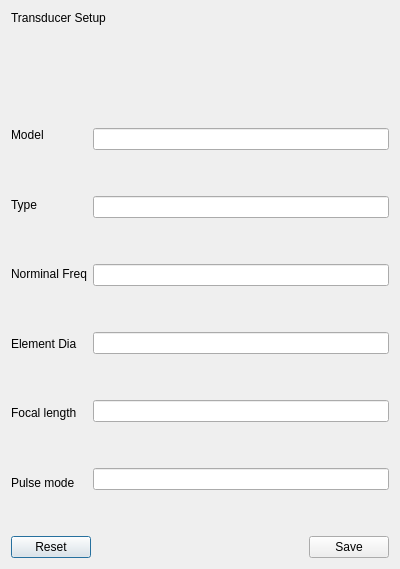
<?xml version="1.0" encoding="UTF-8"?>
<ui version="4.0">
 <class>TransducerSetupDialog</class>
 <widget class="QDialog" name="TransducerSetupDialog">
  <property name="geometry">
   <rect>
    <x>0</x>
    <y>0</y>
    <width>400</width>
    <height>569</height>
   </rect>
  </property>
  <property name="windowTitle">
   <string>Dialog</string>
  </property>
  <layout class="QGridLayout" name="gridLayout">
   <item row="1" column="0">
    <layout class="QVBoxLayout" name="verticalLayout_4">
     <item>
      <widget class="QLabel" name="transducerSetupLabel">
       <property name="text">
        <string>Transducer Setup</string>
       </property>
      </widget>
     </item>
     <item>
      <spacer name="verticalSpacer_12">
       <property name="orientation">
        <enum>Qt::Vertical</enum>
       </property>
       <property name="sizeHint" stdset="0">
        <size>
         <width>20</width>
         <height>40</height>
        </size>
       </property>
      </spacer>
     </item>
     <item>
      <layout class="QVBoxLayout" name="verticalLayout_3">
       <item>
        <layout class="QHBoxLayout" name="horizontalLayout">
         <item>
          <layout class="QVBoxLayout" name="verticalLayout">
           <item>
            <widget class="QLabel" name="modelLabel">
             <property name="text">
              <string>Model</string>
             </property>
            </widget>
           </item>
           <item>
            <spacer name="verticalSpacer">
             <property name="orientation">
              <enum>Qt::Vertical</enum>
             </property>
             <property name="sizeHint" stdset="0">
              <size>
               <width>20</width>
               <height>40</height>
              </size>
             </property>
            </spacer>
           </item>
           <item>
            <widget class="QLabel" name="typeLabel">
             <property name="text">
              <string>Type</string>
             </property>
            </widget>
           </item>
           <item>
            <spacer name="verticalSpacer_2">
             <property name="orientation">
              <enum>Qt::Vertical</enum>
             </property>
             <property name="sizeHint" stdset="0">
              <size>
               <width>20</width>
               <height>40</height>
              </size>
             </property>
            </spacer>
           </item>
           <item>
            <widget class="QLabel" name="nominalFreqLabel">
             <property name="text">
              <string>Norminal Freq</string>
             </property>
            </widget>
           </item>
           <item>
            <spacer name="verticalSpacer_3">
             <property name="orientation">
              <enum>Qt::Vertical</enum>
             </property>
             <property name="sizeHint" stdset="0">
              <size>
               <width>20</width>
               <height>40</height>
              </size>
             </property>
            </spacer>
           </item>
           <item>
            <widget class="QLabel" name="elementDiaLabel">
             <property name="text">
              <string>Element Dia</string>
             </property>
            </widget>
           </item>
           <item>
            <spacer name="verticalSpacer_4">
             <property name="orientation">
              <enum>Qt::Vertical</enum>
             </property>
             <property name="sizeHint" stdset="0">
              <size>
               <width>20</width>
               <height>40</height>
              </size>
             </property>
            </spacer>
           </item>
           <item>
            <widget class="QLabel" name="focalLengthLabel">
             <property name="text">
              <string>Focal length</string>
             </property>
            </widget>
           </item>
           <item>
            <spacer name="verticalSpacer_5">
             <property name="orientation">
              <enum>Qt::Vertical</enum>
             </property>
             <property name="sizeHint" stdset="0">
              <size>
               <width>20</width>
               <height>40</height>
              </size>
             </property>
            </spacer>
           </item>
           <item>
            <widget class="QLabel" name="pulseModeLabel">
             <property name="text">
              <string>Pulse mode</string>
             </property>
            </widget>
           </item>
          </layout>
         </item>
         <item>
          <layout class="QVBoxLayout" name="verticalLayout_2">
           <item>
            <widget class="QLineEdit" name="modelEdit"/>
           </item>
           <item>
            <spacer name="verticalSpacer_6">
             <property name="orientation">
              <enum>Qt::Vertical</enum>
             </property>
             <property name="sizeHint" stdset="0">
              <size>
               <width>20</width>
               <height>40</height>
              </size>
             </property>
            </spacer>
           </item>
           <item>
            <widget class="QLineEdit" name="typeEdit"/>
           </item>
           <item>
            <spacer name="verticalSpacer_7">
             <property name="orientation">
              <enum>Qt::Vertical</enum>
             </property>
             <property name="sizeHint" stdset="0">
              <size>
               <width>20</width>
               <height>40</height>
              </size>
             </property>
            </spacer>
           </item>
           <item>
            <widget class="QLineEdit" name="nominalFreqEdit"/>
           </item>
           <item>
            <spacer name="verticalSpacer_8">
             <property name="orientation">
              <enum>Qt::Vertical</enum>
             </property>
             <property name="sizeHint" stdset="0">
              <size>
               <width>20</width>
               <height>40</height>
              </size>
             </property>
            </spacer>
           </item>
           <item>
            <widget class="QLineEdit" name="elementDiaEdit"/>
           </item>
           <item>
            <spacer name="verticalSpacer_9">
             <property name="orientation">
              <enum>Qt::Vertical</enum>
             </property>
             <property name="sizeHint" stdset="0">
              <size>
               <width>20</width>
               <height>40</height>
              </size>
             </property>
            </spacer>
           </item>
           <item>
            <widget class="QLineEdit" name="focalLengthEdit"/>
           </item>
           <item>
            <spacer name="verticalSpacer_10">
             <property name="orientation">
              <enum>Qt::Vertical</enum>
             </property>
             <property name="sizeHint" stdset="0">
              <size>
               <width>20</width>
               <height>40</height>
              </size>
             </property>
            </spacer>
           </item>
           <item>
            <widget class="QLineEdit" name="pulseModeEdit"/>
           </item>
          </layout>
         </item>
        </layout>
       </item>
       <item>
        <spacer name="verticalSpacer_11">
         <property name="orientation">
          <enum>Qt::Vertical</enum>
         </property>
         <property name="sizeHint" stdset="0">
          <size>
           <width>20</width>
           <height>40</height>
          </size>
         </property>
        </spacer>
       </item>
       <item>
        <layout class="QHBoxLayout" name="horizontalLayout_2">
         <item>
          <widget class="QPushButton" name="resetBtn">
           <property name="text">
            <string>Reset</string>
           </property>
          </widget>
         </item>
         <item>
          <spacer name="horizontalSpacer">
           <property name="orientation">
            <enum>Qt::Horizontal</enum>
           </property>
           <property name="sizeHint" stdset="0">
            <size>
             <width>40</width>
             <height>20</height>
            </size>
           </property>
          </spacer>
         </item>
         <item>
          <widget class="QPushButton" name="saveBtn">
           <property name="text">
            <string>Save</string>
           </property>
          </widget>
         </item>
        </layout>
       </item>
      </layout>
     </item>
    </layout>
   </item>
  </layout>
 </widget>
 <resources/>
 <connections/>
</ui>
